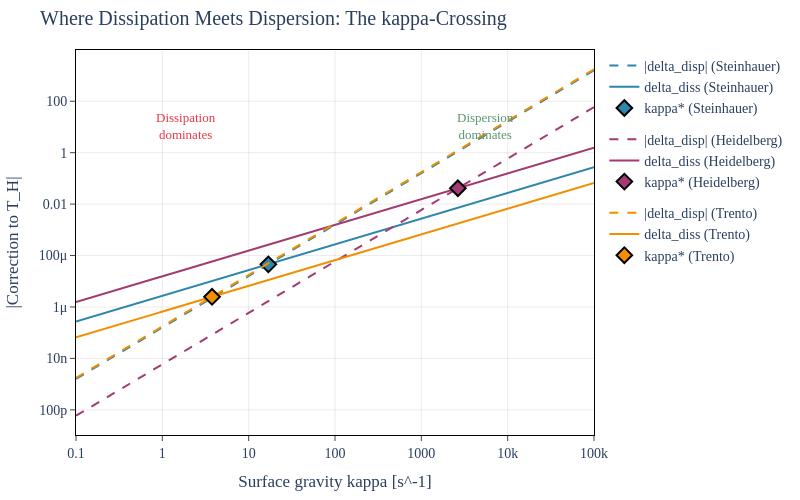

The notebook cell this image was saved under:
### Markdown cell above
## Crossing the dispersive-dissipative boundary

Two types of corrections modify the Hawking temperature:

- **Dispersive** ($|\delta_{\text{disp}}|$): arises from the BEC dispersion relation. Scales as $\kappa^2$ (grows fast with surface gravity).
- **Dissipative** ($\delta_{\text{diss}}$): arises from phonon damping. Scales as $\kappa^1$ (grows linearly).

At low $\kappa$, dissipation dominates. At high $\kappa$, dispersion takes over. There is a unique crossing point $\kappa^*$ where they are equal. This crossing point is:

$$\kappa^* = \frac{6 A \, c_s^2}{\pi \, \xi^2}$$

where $A = (\gamma_1 + \gamma_2) / c_s^2$ is the dimensionless damping parameter.

Knowing $\kappa^*$ tells experimentalists which type of correction dominates for their setup.

### Code cell
# viz-ref: fig_kappa_crossing_phase3
# The kappa-crossing plot with physical explanation

fig = go.Figure()

for name, p in experiments.items():
    kappa_range = np.logspace(-1, 5, 500)

    D_arr = kappa_range * p["xi"] / p["c_s"]
    abs_delta_disp = (np.pi / 6) * D_arr**2

    A_coeff = (p["gamma_1"] + p["gamma_2"]) / p["c_s"] ** 2
    delta_diss_arr = A_coeff * kappa_range

    kappa_star = 6 * A_coeff * p["c_s"] ** 2 / (np.pi * p["xi"] ** 2)
    delta_star = A_coeff * kappa_star

    fig.add_trace(
        go.Scatter(
            x=kappa_range,
            y=abs_delta_disp,
            mode="lines",
            line=dict(color=p["color"], width=2, dash="dash"),
            name=f"|delta_disp| ({name})",
            legendgroup=name,
        )
    )

    fig.add_trace(
        go.Scatter(
            x=kappa_range,
            y=delta_diss_arr,
            mode="lines",
            line=dict(color=p["color"], width=2),
            name=f"delta_diss ({name})",
            legendgroup=name,
        )
    )

    fig.add_trace(
        go.Scatter(
            x=[kappa_star],
            y=[delta_star],
            mode="markers",
            marker=dict(
                size=12,
                color=p["color"],
                symbol="diamond",
                line=dict(width=2, color="black"),
            ),
            name=f"kappa* ({name})",
            legendgroup=name,
        )
    )

# Add regions annotation
fig.add_annotation(
    x=0.15,
    y=0.85,
    xref="paper",
    yref="paper",
    text="Dissipation<br>dominates",
    showarrow=False,
    font=dict(size=13, color=COLORS["dissipative"]),
)
fig.add_annotation(
    x=0.85,
    y=0.85,
    xref="paper",
    yref="paper",
    text="Dispersion<br>dominates",
    showarrow=False,
    font=dict(size=13, color=COLORS["dispersive"]),
)

apply_layout(
    fig,
    title="Where Dissipation Meets Dispersion: The kappa-Crossing",
    xaxis_title="Surface gravity kappa [s^-1]",
    yaxis_title="|Correction to T_H|",
    xaxis_type="log",
    yaxis_type="log",
    height=500,
    width=800,
)

fig.show()

print("Dashed lines: dispersive correction (grows as kappa^2)")
print("Solid lines: dissipative correction (grows as kappa)")
print("Diamonds: crossing point kappa* where they are equal")

### Figure 1 — Plotly figure (JSON) as saved in the notebook; plotly's stock layout.template omitted (floating-point values rounded to 4 significant figures; data arrays with more than 128 entries replaced by an {"elided": "..."} marker saying what was removed)
{"data": [{"legendgroup": "Steinhauer", "line": {"color": "#2E86AB", "dash": "dash", "width": 2}, "mode": "lines", "name": "|delta_disp| (Steinhauer)", "type": "scatter", "x": {"elided": "500 float values"}, "y": {"elided": "500 float values"}}, {"legendgroup": "Steinhauer", "line": {"color": "#2E86AB", "width": 2}, "mode": "lines", "name": "delta_diss (Steinhauer)", "type": "scatter", "x": {"elided": "500 float values"}, "y": {"elided": "500 float values"}}, {"legendgroup": "Steinhauer", "marker": {"color": "#2E86AB", "line": {"color": "black", "width": 2}, "size": 12, "symbol": "diamond"}, "mode": "markers", "name": "kappa* (Steinhauer)", "type": "scatter", "x": [16.9], "y": [4.551e-05]}, {"legendgroup": "Heidelberg", "line": {"color": "#A23B72", "dash": "dash", "width": 2}, "mode": "lines", "name": "|delta_disp| (Heidelberg)", "type": "scatter", "x": {"elided": "500 float values"}, "y": {"elided": "500 float values"}}, {"legendgroup": "Heidelberg", "line": {"color": "#A23B72", "width": 2}, "mode": "lines", "name": "delta_diss (Heidelberg)", "type": "scatter", "x": {"elided": "500 float values"}, "y": {"elided": "500 float values"}}, {"legendgroup": "Heidelberg", "marker": {"color": "#A23B72", "line": {"color": "black", "width": 2}, "size": 12, "symbol": "diamond"}, "mode": "markers", "name": "kappa* (Heidelberg)", "type": "scatter", "x": [2651.0], "y": [0.04141]}, {"legendgroup": "Trento", "line": {"color": "#F18F01", "dash": "dash", "width": 2}, "mode": "lines", "name": "|delta_disp| (Trento)", "type": "scatter", "x": {"elided": "500 float values"}, "y": {"elided": "500 float values"}}, {"legendgroup": "Trento", "line": {"color": "#F18F01", "width": 2}, "mode": "lines", "name": "delta_diss (Trento)", "type": "scatter", "x": {"elided": "500 float values"}, "y": {"elided": "500 float values"}}, {"legendgroup": "Trento", "marker": {"color": "#F18F01", "line": {"color": "black", "width": 2}, "size": 12, "symbol": "diamond"}, "mode": "markers", "name": "kappa* (Trento)", "type": "scatter", "x": [3.764], "y": [2.484e-06]}], "layout": {"annotations": [{"font": {"color": "#E63946", "size": 13}, "showarrow": false, "text": "Dissipation<br>dominates", "x": 0.15, "xref": "paper", "y": 0.85, "yref": "paper"}, {"font": {"color": "#5C946E", "size": 13}, "showarrow": false, "text": "Dispersion<br>dominates", "x": 0.85, "xref": "paper", "y": 0.85, "yref": "paper"}], "font": {"family": "CMU Serif, Computer Modern, Times New Roman, serif", "size": 14}, "height": 500, "margin": {"b": 60, "l": 70, "r": 30, "t": 50}, "paper_bgcolor": "white", "plot_bgcolor": "white", "title": {"text": "Where Dissipation Meets Dispersion: The kappa-Crossing"}, "width": 800, "xaxis": {"gridcolor": "rgba(0,0,0,0.08)", "linecolor": "black", "linewidth": 1, "mirror": true, "showgrid": true, "showline": true, "ticks": "outside", "title": {"text": "Surface gravity kappa [s^-1]"}, "type": "log", "zeroline": true, "zerolinecolor": "rgba(0,0,0,0.2)"}, "yaxis": {"gridcolor": "rgba(0,0,0,0.08)", "linecolor": "black", "linewidth": 1, "mirror": true, "showgrid": true, "showline": true, "ticks": "outside", "title": {"text": "|Correction to T_H|"}, "type": "log", "zeroline": true, "zerolinecolor": "rgba(0,0,0,0.2)"}}}
